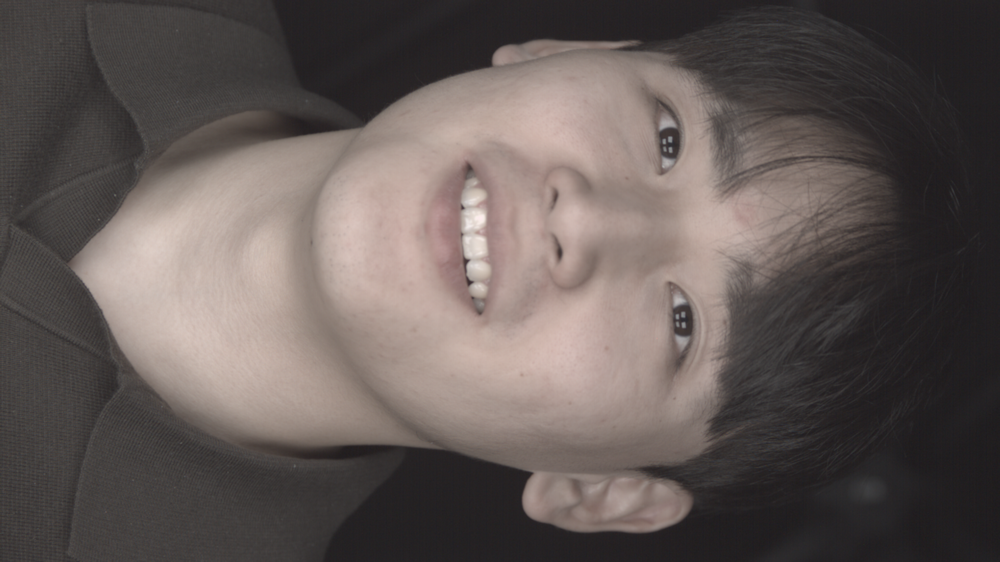
#> input picture src/optical_flow/image0.png, 1000 x 562 px, shrunk from 1920 x 1080 before the run
$ python test.py
#> lines starting #> are read from the running program, lines starting #| are printed output that depends on the picture
import cv2
import numpy as np

# 이미지 읽기
image = cv2.imread("image0.png", cv2.IMREAD_GRAYSCALE)
#> image: shape (562, 1000); min 27, max 241, mean 91.5

# 이미지 데이터 타입 변환 (float64에서 uint8로)
image = image.astype(np.float32)
Iy, Ix = np.gradient(image)
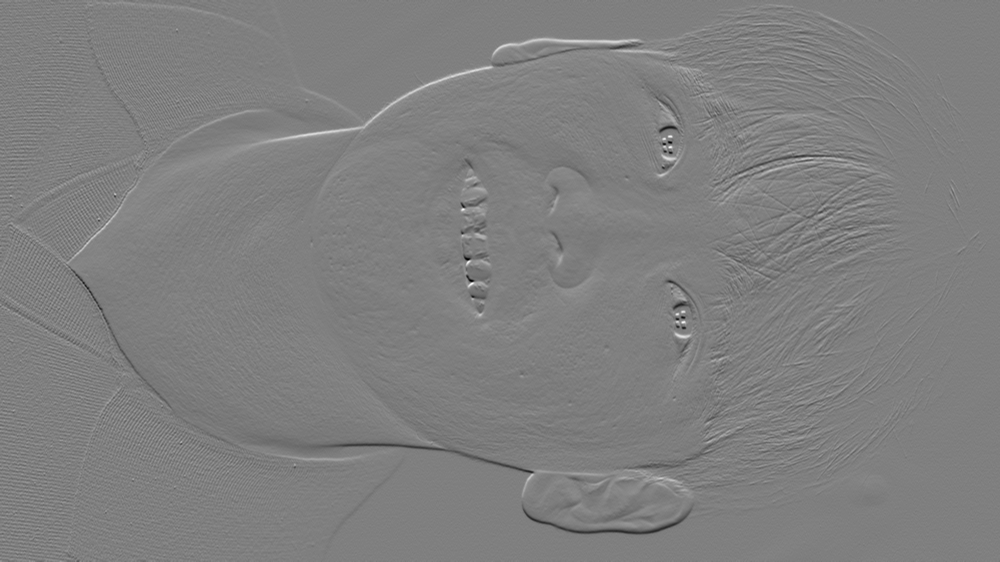
#> Iy: shape (562, 1000) float32; min -42.5, max 42.5, mean 0; drawn with min black and max white
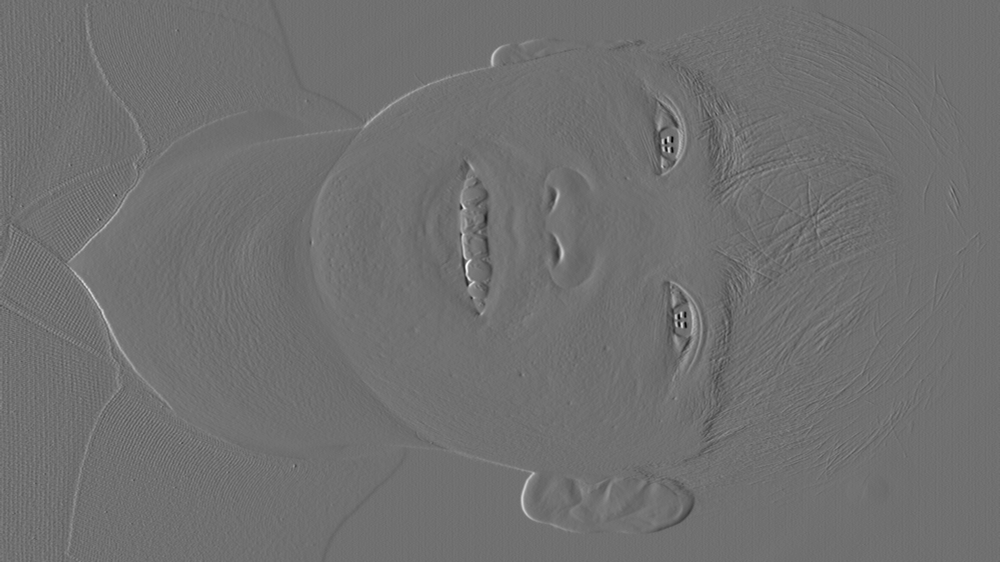
#> Ix: shape (562, 1000) float32; min -40, max 50.5, mean 0; drawn with min black and max white

# 추출할 영역의 중심 좌표 지정
center_point = (100, 100)

# 추출할 영역 크기 지정
patch_size = (15, 15)

# getRectSubPix 함수를 사용하여 이미지에서 영역 추출
patch = cv2.getRectSubPix(image, patch_size, center_point)

# 결과 확인
cv2.imshow("Original Image", image)
cv2.imshow("Extracted Patch", patch)
cv2.waitKey(0)
cv2.destroyAllWindows()
